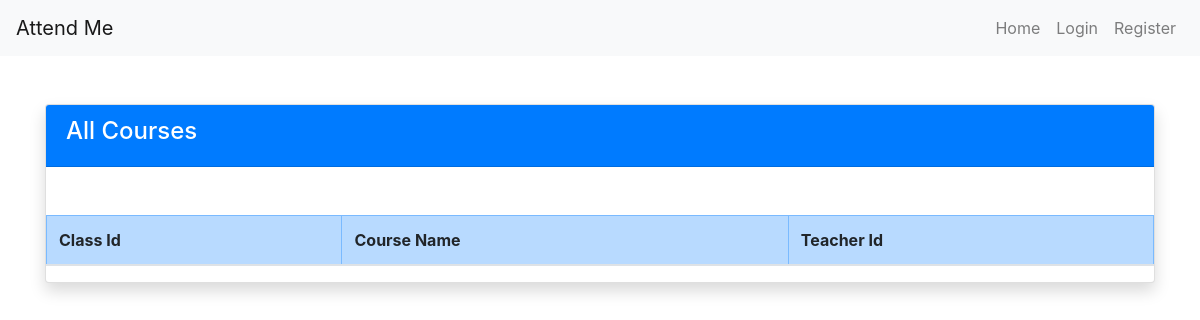
Page /admin/courses (signed in) on the earlier database version.
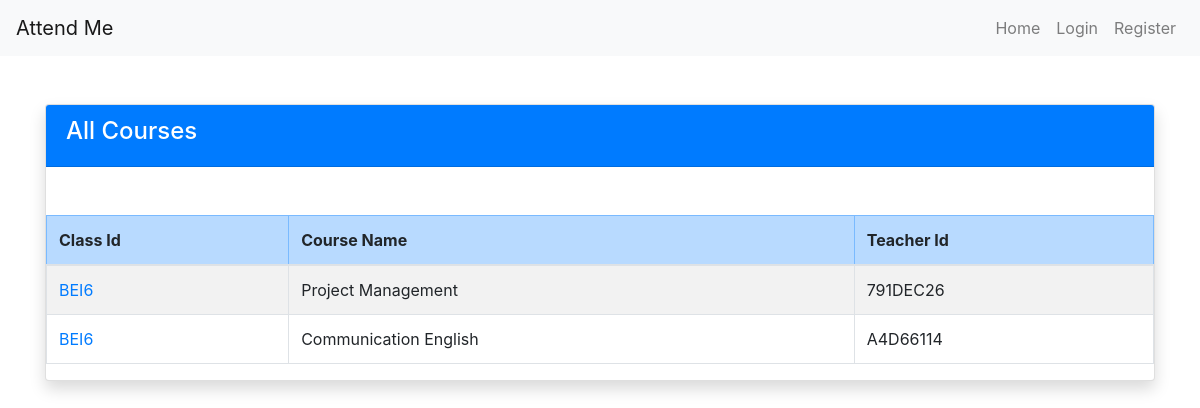
Same page on the later database version.
### main.py (models this page shows)
class Course_details(db.Model):
    course: Mapped[str] = mapped_column(String(100), nullable=False)
    courseid: Mapped[str] = mapped_column(String(100), primary_key=True)
    teacherid: Mapped[str] = mapped_column(String(100), nullable=False)
    classid: Mapped[str] = mapped_column(String(100), nullable = False)

### main.py (the view)
@app.route('/admin/courses', methods=['GET'])
def get_courses():
    if session.get('user_role', '') != 'admin':
        flash("Unauthorized access!", "danger")
        return redirect(url_for('home'))
    courses = Course_details.query.all()  # This fetches all the rows
    course_list = []  # Empty list to store dictionaries
    for course in courses:
        course_list.append({
            'course': course.course,
            'classid': course.classid,
            'teacherid': course.teacherid
        })
    print("courses: ",course_list)
    return render_template('course_list.html', course_list=course_list)

### templates/course_list.html
{% extends "base.html" %}
{% block content %}
<div class="container mt-5">
    <div class="card shadow">
        <div class="card-header bg-primary text-white">
            <h4>All Courses</h4>
        </div>
        <div class="table-responsive mt-5">
        <table class="table table-striped table-hover table-bordered">
            <thead class="table-primary">
                <tr>
                    <th>Class Id</th>
                    <th>Course Name</th>
                    <th>Teacher Id</th>
                </tr>
            </thead>
            <tbody>
                {% for course in course_list %}
                <tr>
                    <td><a href="{{ url_for('course_details', classid =course.classid, course_name= course.course) }}" class="text-decoration-none text-primary">{{ course.classid }}</a></td>
                    <td>{{ course.course }}</td>
                    <td>{{ course.teacherid }}</td>
                </tr>
                {% endfor %}
            </tbody>
        </table>
    </div>
    </div>
</div>
{% endblock %}

Differences in the rows shown:
added Course_details: classid "BEI6", course "Project Management", teacherid "791DEC26"
added Course_details: classid "BEI6", course "Communication English", teacherid "A4D66114"
